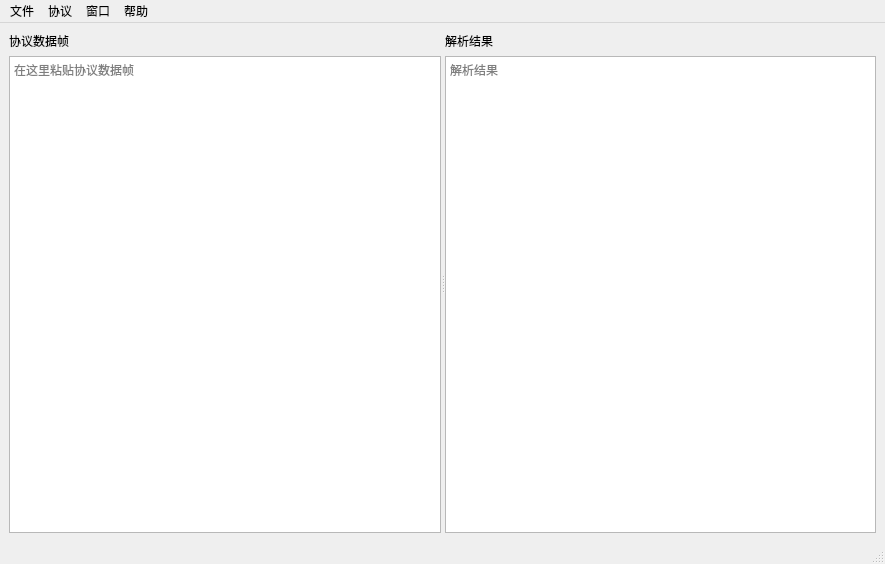
<?xml version="1.0" encoding="UTF-8"?>
<ui version="4.0">
 <class>ProtocolTool</class>
 <widget class="QMainWindow" name="ProtocolTool">
  <property name="geometry">
   <rect>
    <x>0</x>
    <y>0</y>
    <width>885</width>
    <height>564</height>
   </rect>
  </property>
  <property name="windowTitle">
   <string>ProtocolTool</string>
  </property>
  <property name="layoutDirection">
   <enum>Qt::LeftToRight</enum>
  </property>
  <widget class="QWidget" name="centralwidget">
   <layout class="QHBoxLayout" name="horizontalLayout">
    <item>
     <widget class="QSplitter" name="splitter">
      <property name="orientation">
       <enum>Qt::Horizontal</enum>
      </property>
      <widget class="QWidget" name="layoutWidget">
       <layout class="QVBoxLayout" name="verticalLayout_2">
        <item>
         <widget class="QLabel" name="label_Input">
          <property name="text">
           <string>协议数据帧</string>
          </property>
         </widget>
        </item>
        <item>
         <widget class="QTextEdit" name="Text_Input">
          <property name="placeholderText">
           <string>在这里粘贴协议数据帧</string>
          </property>
         </widget>
        </item>
       </layout>
      </widget>
      <widget class="QWidget" name="layoutWidget">
       <layout class="QVBoxLayout" name="verticalLayout">
        <item>
         <widget class="QLabel" name="label_Output">
          <property name="text">
           <string>解析结果</string>
          </property>
         </widget>
        </item>
        <item>
         <widget class="QTextEdit" name="Text_Output">
          <property name="placeholderText">
           <string>解析结果</string>
          </property>
         </widget>
        </item>
       </layout>
      </widget>
     </widget>
    </item>
   </layout>
  </widget>
  <widget class="QMenuBar" name="menubar">
   <property name="geometry">
    <rect>
     <x>0</x>
     <y>0</y>
     <width>885</width>
     <height>23</height>
    </rect>
   </property>
   <widget class="QMenu" name="menuFile">
    <property name="title">
     <string>文件</string>
    </property>
    <addaction name="actionOpen"/>
    <addaction name="actionOpenMulti"/>
    <addaction name="actionSave"/>
    <addaction name="actionSave_as"/>
    <addaction name="separator"/>
    <addaction name="actionPrint"/>
    <addaction name="actionExit"/>
   </widget>
   <widget class="QMenu" name="menuProtocol">
    <property name="title">
     <string>协议</string>
    </property>
    <widget class="QMenu" name="menu">
     <property name="title">
      <string>协议编辑器</string>
     </property>
     <addaction name="actionQuickEditor"/>
     <addaction name="actionProtocolCodeEditor"/>
    </widget>
    <addaction name="actionSelectProtocol"/>
    <addaction name="menu"/>
    <addaction name="actionProtocolDebuger"/>
   </widget>
   <widget class="QMenu" name="menuHelp">
    <property name="title">
     <string>帮助</string>
    </property>
    <addaction name="actionQuickStart"/>
    <addaction name="actionHistory"/>
    <addaction name="actionAbout"/>
   </widget>
   <widget class="QMenu" name="menuWindow">
    <property name="title">
     <string>窗口</string>
    </property>
    <addaction name="actionDecodeViewer"/>
   </widget>
   <addaction name="menuFile"/>
   <addaction name="menuProtocol"/>
   <addaction name="menuWindow"/>
   <addaction name="menuHelp"/>
  </widget>
  <widget class="QStatusBar" name="statusbar"/>
  <action name="actionOpen">
   <property name="text">
    <string>打开</string>
   </property>
   <property name="statusTip">
    <string>打开文件</string>
   </property>
   <property name="shortcut">
    <string>Ctrl+O</string>
   </property>
  </action>
  <action name="actionOpenMulti">
   <property name="text">
    <string>打开...</string>
   </property>
   <property name="statusTip">
    <string>打开多个文件</string>
   </property>
   <property name="shortcut">
    <string>Ctrl+Shift+O</string>
   </property>
  </action>
  <action name="actionSave">
   <property name="text">
    <string>保存</string>
   </property>
   <property name="statusTip">
    <string>保存</string>
   </property>
   <property name="shortcut">
    <string>Ctrl+S</string>
   </property>
  </action>
  <action name="actionSave_as">
   <property name="text">
    <string>另存为</string>
   </property>
   <property name="statusTip">
    <string>另存为</string>
   </property>
   <property name="shortcut">
    <string>Ctrl+Shift+S</string>
   </property>
  </action>
  <action name="actionPrint">
   <property name="text">
    <string>打印</string>
   </property>
   <property name="statusTip">
    <string>打印</string>
   </property>
   <property name="shortcut">
    <string>Ctrl+P</string>
   </property>
  </action>
  <action name="actionExit">
   <property name="text">
    <string>退出</string>
   </property>
   <property name="statusTip">
    <string>退出</string>
   </property>
   <property name="shortcut">
    <string>Ctrl+F4</string>
   </property>
  </action>
  <action name="actionQuickStart">
   <property name="text">
    <string>使用说明</string>
   </property>
   <property name="statusTip">
    <string>使用说明</string>
   </property>
   <property name="shortcut">
    <string>F1</string>
   </property>
  </action>
  <action name="actionAbout">
   <property name="text">
    <string>关于</string>
   </property>
   <property name="statusTip">
    <string>关于</string>
   </property>
  </action>
  <action name="actionSelectProtocol">
   <property name="text">
    <string>选择协议</string>
   </property>
   <property name="statusTip">
    <string>选择协议</string>
   </property>
  </action>
  <action name="actionHistory">
   <property name="text">
    <string>历史记录</string>
   </property>
   <property name="statusTip">
    <string>历史记录</string>
   </property>
  </action>
  <action name="actionQuickEditor">
   <property name="text">
    <string>快速编辑</string>
   </property>
   <property name="statusTip">
    <string>快速编辑</string>
   </property>
  </action>
  <action name="actionProtocolCodeEditor">
   <property name="text">
    <string>编辑协议代码</string>
   </property>
   <property name="statusTip">
    <string>编辑协议代码</string>
   </property>
  </action>
  <action name="actionProtocolDebuger">
   <property name="text">
    <string>协议调试器</string>
   </property>
   <property name="statusTip">
    <string>协议调试器</string>
   </property>
  </action>
  <action name="actionDecodeViewer">
   <property name="text">
    <string>解析结果窗口</string>
   </property>
   <property name="statusTip">
    <string>解析结果窗口</string>
   </property>
  </action>
 </widget>
 <resources/>
 <connections/>
</ui>
